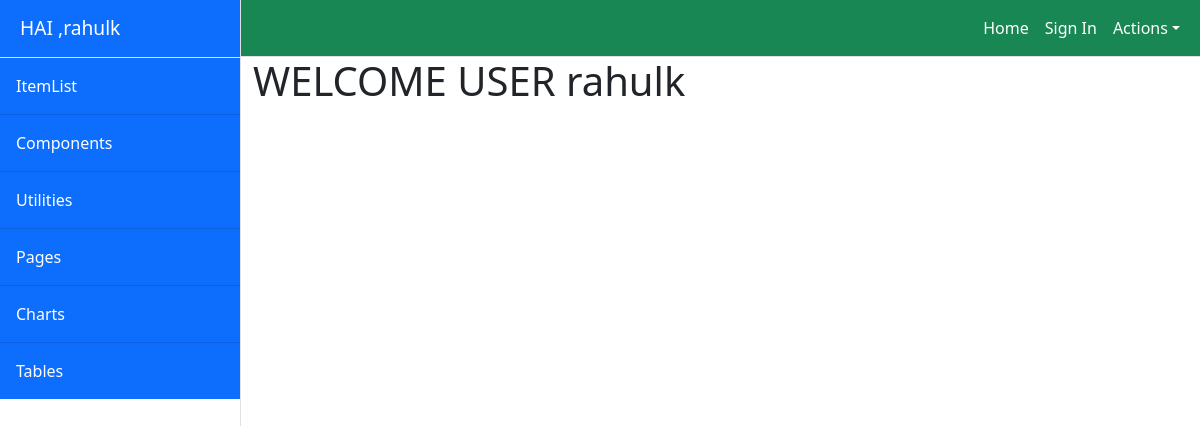
The page /owner/uhome (signed in) on the database as committed earlier.
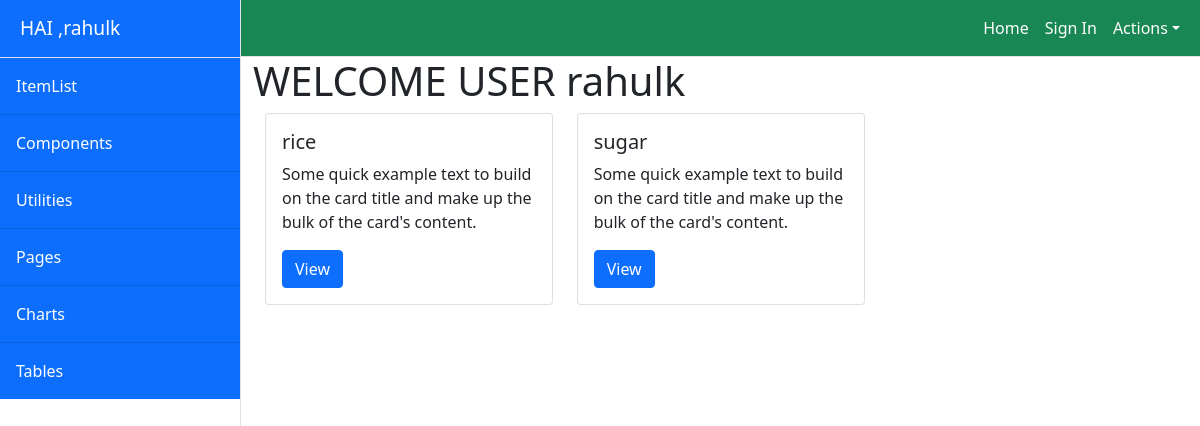
The same page on the database as committed later.
### CRMApp/models.py (models this page shows)
class MyUser(AbstractUser):
    Gstin=models.CharField(max_length=15,unique=True)
    Address1=models.CharField(max_length=1000)
    Address2=models.CharField(max_length=1000)
    Trade_name=models.CharField(max_length=100)
    place=models.CharField(max_length=100)
    pincode=models.IntegerField(null=True)

class Item(models.Model):
    productName=models.CharField(max_length=20)
    productDesc=models.CharField(max_length=100)
    quantity=models.IntegerField(null=True)
    qtyUnit=models.CharField(max_length=20)
    taxableAmount=models.IntegerField(null=True)

### CRMApp/decorators.py (the view)
    def wrapper(request,*args,**kwargs):
        if not request.user.is_authenticated:
            return redirect('signin')
        else:
            return func(request,*args,**kwargs)

### CRMApp/views.py (called while the page is built)
@loginrequired
def user_home(request,*args,**kwargs):
        items=Item.objects.all()
        context={
            "items":items
        }
        return render(request,"home.html",context)

### CRMApp/templates/home.html
<!DOCTYPE html>
{%extends 'index.html'%}
{%block body_block%}
<h1> WELCOME USER {{request.user}}</h1>
<div class="container">
    <div class="row">
        {%for item in items%}
            <div class="col-4">
                <div class="card" style="width: 18rem;">
                    <div class="card-body">
                        <h5 class="card-title">{{item.productName}}</h5>
                        <p class="card-text">Some quick example text to build on the card title and make up the bulk of the card's content.</p>
                        <a href="{%url 'detail' item.id%}" class="btn btn-primary">View</a>
                    </div>
                </div>
            </div>
        {% endfor %}
    </div>
</div>
{% endblock %}

### CRMApp/templates/index.html (shortened to what this page needs)
<!DOCTYPE html>
{%load static%}
<html lang="en">
    <head>
        <link href="{%static 'css/styles.css'%}" rel="stylesheet" />
    </head>
    <body style="background-image:url(/static/images/green.jpeg)">
        <div class="d-flex" id="wrapper">
            <div class="border-end bg-white" id="sidebar-wrapper">
                <div class="sidebar-heading border-bottom bg-primary"style="color:white">HAI ,{{request.user}}</div>
                <div class="list-group list-group-flush">
                    <a class="list-group-item list-group-item-action list-group-item-light p-3 bg-primary" href="{%url 'list'%}" style="color:white">ItemList</a>
                    <a class="list-group-item list-group-item-action list-group-item-light p-3 bg-primary" href="" style="color:white">Components</a>
                    <a class="list-group-item list-group-item-action list-group-item-light p-3 bg-primary" href="#" style="color:white">Utilities</a>
                    <a class="list-group-item list-group-item-action list-group-item-light p-3 bg-primary" href="" style="color:white">Pages</a>
                    <a class="list-group-item list-group-item-action list-group-item-light p-3 bg-primary " href="#!" style="color:white">Charts</a>
                    <a class="list-group-item list-group-item-action list-group-item-light p-3 bg-primary" href="#!" style="color:white">Tables</a>
                </div>
            </div>
            <div id="page-content-wrapper">
                <nav class="navbar navbar-expand-lg navbar-light bg-success border-bottom">
                    <div class="container-fluid">
                        <div class="collapse navbar-collapse" id="navbarSupportedContent">
                            <ul class="navbar-nav ms-auto mt-2 mt-lg-0">
                                <li class="nav-item active"><a class="nav-link" href="{%url 'uhome'%}" style="color:white">Home</a></li>
                                <li class="nav-item"><a class="nav-link" href="{%url 'login'%}" style="color:white">Sign In</a></li>
                                <li class="nav-item dropdown">
                                    <a class="nav-link dropdown-toggle" id="navbarDropdown" href="#" role="button" data-bs-toggle="dropdown" aria-haspopup="true" aria-expanded="false" style="color:white">Actions</a>
                                </li>
                            </ul>
                        </div>
                    </div>
                </nav>
                <div class="container-fluid">
                    {%block body_block%}
                    {% endblock %}
                </div>
            </div>
        </div>
    </body>
</html>

Rows that differ between the two databases and show on the page:
added Item: productName "rice"
added Item: productName "sugar"
